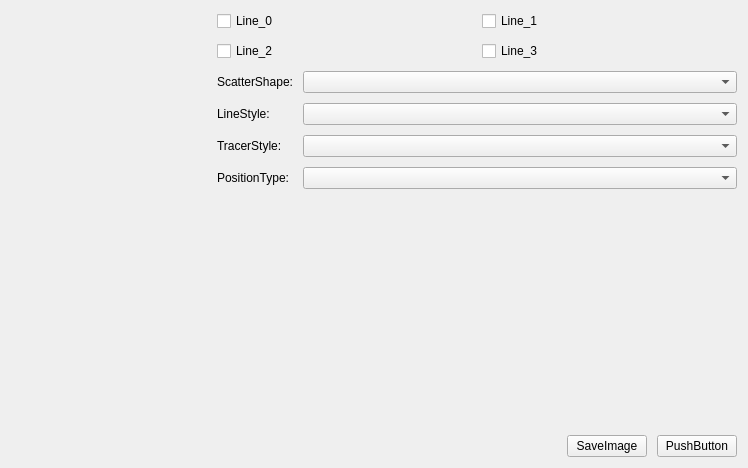
<?xml version="1.0" encoding="UTF-8"?>
<ui version="4.0">
 <class>CatLineChart</class>
 <widget class="QWidget" name="CatLineChart">
  <property name="geometry">
   <rect>
    <x>0</x>
    <y>0</y>
    <width>748</width>
    <height>468</height>
   </rect>
  </property>
  <property name="windowTitle">
   <string>Form</string>
  </property>
  <layout class="QHBoxLayout" name="RootLayout">
   <item>
    <widget class="CatCustomChart" name="ChartWidget" native="true">
     <property name="minimumSize">
      <size>
       <width>200</width>
       <height>0</height>
      </size>
     </property>
    </widget>
   </item>
   <item>
    <widget class="QWidget" name="FunctionWidget" native="true">
     <property name="minimumSize">
      <size>
       <width>0</width>
       <height>0</height>
      </size>
     </property>
     <layout class="QVBoxLayout" name="verticalLayout">
      <property name="spacing">
       <number>10</number>
      </property>
      <property name="leftMargin">
       <number>0</number>
      </property>
      <property name="topMargin">
       <number>0</number>
      </property>
      <property name="rightMargin">
       <number>0</number>
      </property>
      <property name="bottomMargin">
       <number>0</number>
      </property>
      <item>
       <layout class="QGridLayout" name="gridLayout">
        <property name="topMargin">
         <number>0</number>
        </property>
        <item row="0" column="0">
         <widget class="QCheckBox" name="Line_0">
          <property name="text">
           <string>Line_0</string>
          </property>
         </widget>
        </item>
        <item row="1" column="0">
         <widget class="QCheckBox" name="Line_2">
          <property name="text">
           <string>Line_2</string>
          </property>
         </widget>
        </item>
        <item row="0" column="1">
         <widget class="QCheckBox" name="Line_1">
          <property name="text">
           <string>Line_1</string>
          </property>
         </widget>
        </item>
        <item row="1" column="1">
         <widget class="QCheckBox" name="Line_3">
          <property name="text">
           <string>Line_3</string>
          </property>
         </widget>
        </item>
       </layout>
      </item>
      <item>
       <layout class="QFormLayout" name="formLayout">
        <property name="horizontalSpacing">
         <number>10</number>
        </property>
        <property name="verticalSpacing">
         <number>10</number>
        </property>
        <item row="1" column="1">
         <widget class="QComboBox" name="ScatterShapeBox"/>
        </item>
        <item row="1" column="0">
         <widget class="QLabel" name="ScatterShapeLabel">
          <property name="text">
           <string>ScatterShape:</string>
          </property>
         </widget>
        </item>
        <item row="2" column="0">
         <widget class="QLabel" name="LineStyleLabel">
          <property name="text">
           <string>LineStyle:</string>
          </property>
         </widget>
        </item>
        <item row="2" column="1">
         <widget class="QComboBox" name="LineStyleBox"/>
        </item>
        <item row="3" column="0">
         <widget class="QLabel" name="TracerStyleLabel">
          <property name="text">
           <string>TracerStyle:</string>
          </property>
         </widget>
        </item>
        <item row="3" column="1">
         <widget class="QComboBox" name="TracerStyleBox"/>
        </item>
        <item row="4" column="0">
         <widget class="QLabel" name="PositionTypeLabel">
          <property name="text">
           <string>PositionType:</string>
          </property>
         </widget>
        </item>
        <item row="4" column="1">
         <widget class="QComboBox" name="PositionTypeBox"/>
        </item>
       </layout>
      </item>
      <item>
       <spacer name="verticalSpacer">
        <property name="orientation">
         <enum>Qt::Vertical</enum>
        </property>
        <property name="sizeHint" stdset="0">
         <size>
          <width>20</width>
          <height>363</height>
         </size>
        </property>
       </spacer>
      </item>
      <item>
       <layout class="QHBoxLayout" name="horizontalLayout">
        <item>
         <spacer name="horizontalSpacer">
          <property name="orientation">
           <enum>Qt::Horizontal</enum>
          </property>
          <property name="sizeHint" stdset="0">
           <size>
            <width>40</width>
            <height>20</height>
           </size>
          </property>
         </spacer>
        </item>
        <item>
         <widget class="QPushButton" name="SaveButton">
          <property name="text">
           <string>SaveImage</string>
          </property>
         </widget>
        </item>
        <item>
         <widget class="QPushButton" name="StartButton">
          <property name="text">
           <string>PushButton</string>
          </property>
         </widget>
        </item>
       </layout>
      </item>
     </layout>
    </widget>
   </item>
  </layout>
 </widget>
 <customwidgets>
  <customwidget>
   <class>CatCustomChart</class>
   <extends>QWidget</extends>
   <header>CatWidget/CatQcustomplot/CatQcustomplotCharts/CatCustomChart.h</header>
   <container>1</container>
  </customwidget>
 </customwidgets>
 <resources/>
 <connections/>
</ui>
